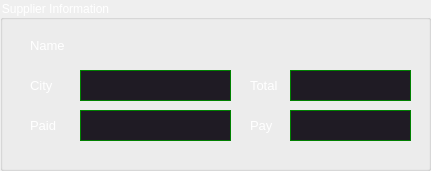
  <widget class="QGroupBox" name="groupBox_2">
   <property name="geometry">
    <rect>
     <x>920</x>
     <y>47</y>
     <width>431</width>
     <height>171</height>
    </rect>
   </property>
   <property name="styleSheet">
    <string notr="true">color: rgb(255, 255, 255);
font: 10pt &quot;Segoe UI&quot;;</string>
   </property>
   <property name="title">
    <string>Supplier Information</string>
   </property>
   <widget class="QLineEdit" name="lineEdit_22">
    <property name="geometry">
     <rect>
      <x>80</x>
      <y>110</y>
      <width>151</width>
      <height>31</height>
     </rect>
    </property>
    <property name="font">
     <font>
      <family>Segoe UI</family>
      <pointsize>9</pointsize>
      <italic>false</italic>
      <bold>false</bold>
     </font>
    </property>
    <property name="styleSheet">
     <string notr="true">color: white;
background-color:  #1F1B24;
border: 0.5px solid green;
font: 9pt &quot;Segoe UI&quot;;</string>
    </property>
    <property name="text">
     <string/>
    </property>
    <property name="maxLength">
     <number>1200</number>
    </property>
    <property name="clearButtonEnabled">
     <bool>true</bool>
    </property>
   </widget>
   <widget class="QLabel" name="label_34">
    <property name="geometry">
     <rect>
      <x>250</x>
      <y>70</y>
      <width>41</width>
      <height>31</height>
     </rect>
    </property>
    <property name="font">
     <font>
      <family>Segoe UI</family>
      <pointsize>10</pointsize>
      <italic>false</italic>
      <bold>false</bold>
     </font>
    </property>
    <property name="text">
     <string>Total </string>
    </property>
   </widget>
   <widget class="QLabel" name="label_8">
    <property name="geometry">
     <rect>
      <x>30</x>
      <y>30</y>
      <width>41</width>
      <height>31</height>
     </rect>
    </property>
    <property name="font">
     <font>
      <family>Segoe UI</family>
      <pointsize>10</pointsize>
      <italic>false</italic>
      <bold>false</bold>
     </font>
    </property>
    <property name="text">
     <string>Name</string>
    </property>
   </widget>
   <widget class="QLineEdit" name="lineEdit_21">
    <property name="enabled">
     <bool>false</bool>
    </property>
    <property name="geometry">
     <rect>
      <x>290</x>
      <y>70</y>
      <width>121</width>
      <height>31</height>
     </rect>
    </property>
    <property name="font">
     <font>
      <family>Segoe UI</family>
      <pointsize>9</pointsize>
      <italic>false</italic>
      <bold>false</bold>
     </font>
    </property>
    <property name="styleSheet">
     <string notr="true">color: white;
background-color:  #1F1B24;
border: 0.5px solid green;
font: 9pt &quot;Segoe UI&quot;;</string>
    </property>
    <property name="text">
     <string/>
    </property>
    <property name="maxLength">
     <number>1200</number>
    </property>
    <property name="clearButtonEnabled">
     <bool>false</bool>
    </property>
   </widget>
   <widget class="QLabel" name="label_36">
    <property name="geometry">
     <rect>
      <x>30</x>
      <y>110</y>
      <width>31</width>
      <height>31</height>
     </rect>
    </property>
    <property name="font">
     <font>
      <family>Segoe UI</family>
      <pointsize>10</pointsize>
      <italic>false</italic>
      <bold>false</bold>
     </font>
    </property>
    <property name="text">
     <string>Paid</string>
    </property>
   </widget>
   <widget class="QLineEdit" name="lineEdit_23">
    <property name="enabled">
     <bool>false</bool>
    </property>
    <property name="geometry">
     <rect>
      <x>290</x>
      <y>110</y>
      <width>121</width>
      <height>31</height>
     </rect>
    </property>
    <property name="font">
     <font>
      <family>Segoe UI</family>
      <pointsize>9</pointsize>
      <italic>false</italic>
      <bold>false</bold>
     </font>
    </property>
    <property name="styleSheet">
     <string notr="true">color: white;
background-color:  #1F1B24;
border: 0.5px solid green;
font: 9pt &quot;Segoe UI&quot;;</string>
    </property>
    <property name="text">
     <string/>
    </property>
    <property name="maxLength">
     <number>1200</number>
    </property>
    <property name="clearButtonEnabled">
     <bool>false</bool>
    </property>
   </widget>
   <widget class="QLabel" name="label_37">
    <property name="geometry">
     <rect>
      <x>250</x>
      <y>110</y>
      <width>31</width>
      <height>31</height>
     </rect>
    </property>
    <property name="font">
     <font>
      <family>Segoe UI</family>
      <pointsize>10</pointsize>
      <italic>false</italic>
      <bold>false</bold>
     </font>
    </property>
    <property name="text">
     <string>Pay</string>
    </property>
   </widget>
   <widget class="QLabel" name="label_10">
    <property name="geometry">
     <rect>
      <x>30</x>
      <y>70</y>
      <width>31</width>
      <height>31</height>
     </rect>
    </property>
    <property name="font">
     <font>
      <family>Segoe UI</family>
      <pointsize>10</pointsize>
      <italic>false</italic>
      <bold>false</bold>
     </font>
    </property>
    <property name="text">
     <string>City</string>
    </property>
   </widget>
   <widget class="QLineEdit" name="lineEdit_25">
    <property name="geometry">
     <rect>
      <x>80</x>
      <y>70</y>
      <width>151</width>
      <height>31</height>
     </rect>
    </property>
    <property name="font">
     <font>
      <family>Segoe UI</family>
      <pointsize>9</pointsize>
      <italic>false</italic>
      <bold>false</bold>
     </font>
    </property>
    <property name="styleSheet">
     <string notr="true">color: white;
background-color:  #1F1B24;
border: 0.5px solid green;
font: 9pt &quot;Segoe UI&quot;;</string>
    </property>
    <property name="text">
     <string/>
    </property>
    <property name="maxLength">
     <number>120</number>
    </property>
    <property name="clearButtonEnabled">
     <bool>true</bool>
    </property>
   </widget>
  </widget>
